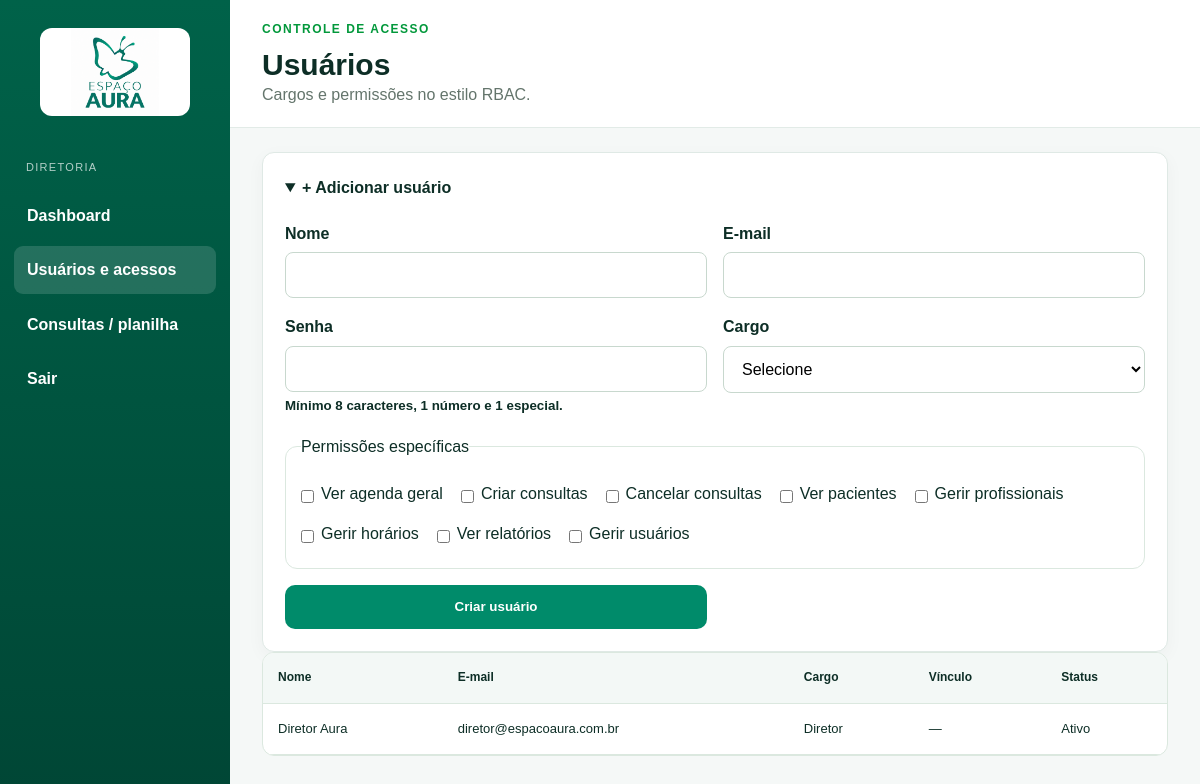
The page /espaco-aura-v5-pacientes-diretoria/diretor/usuarios.php (signed in) on the database its author committed.
### tables this page shows
CREATE TABLE usuarios (id INT AUTO_INCREMENT PRIMARY KEY,nome VARCHAR(100) NOT NULL,email VARCHAR(150) NOT NULL UNIQUE,senha VARCHAR(255) NOT NULL,cargo ENUM('diretor','administrador','recepcionista','profissional') NOT NULL DEFAULT 'administrador',profissional_id INT NULL,ativo TINYINT(1) NOT NULL DEFAULT 1,criado_em TIMESTAMP DEFAULT CURRENT_TIMESTAMP);

### espaco-aura-v5-pacientes-diretoria/diretor/usuarios.php (the view, shortened to what this page needs)
<?php
require_once '../conexao.php';require_once '../includes/rbac.php';require_once '../includes/flash.php';exigirCargo(['diretor']);
$perms=['agenda_ver'=>'Ver agenda geral','agenda_criar'=>'Criar consultas','agenda_cancelar'=>'Cancelar consultas','pacientes_ver'=>'Ver pacientes','profissionais_gerir'=>'Gerir profissionais','horarios_gerir'=>'Gerir horários','relatorios_ver'=>'Ver relatórios','usuarios_gerir'=>'Gerir usuários'];
$usuarios=$pdo->query('SELECT u.id,u.nome,u.email,u.cargo,u.ativo,p.nome profissional FROM usuarios u LEFT JOIN profissionais p ON p.id=u.profissional_id ORDER BY u.nome')->fetchAll();$prof=$pdo->query('SELECT id,nome FROM profissionais WHERE ativo=1 ORDER BY nome')->fetchAll();
?><!doctype html><html lang="pt-BR"><head><meta charset="utf-8"><meta name="viewport" content="width=device-width,initial-scale=1"><title>Usuários | Aura</title><link rel="stylesheet" href="../css/style.css"></head><body><div class="app-shell"><aside class="sidebar"><a class="side-logo" href="index.php"><img src="../img/logo-aura-oficial.png"></a><small>DIRETORIA</small><a href="index.php">Dashboard</a><a class="active" href="usuarios.php">Usuários e acessos</a><a href="relatorios.php">Consultas / planilha</a><a href="../logout.php">Sair</a></aside><main class="dashboard"><div class="dash-head"><div><p class="eyebrow">CONTROLE DE ACESSO</p><h1>Usuários</h1><p class="muted">Cargos e permissões no estilo RBAC.</p></div></div><?php mostrarFlash();?><details class="dash-card" open><summary><b>+ Adicionar usuário</b></summary><form method="post" class="form-grid"><label>Nome<input name="nome" required></label><label>E-mail<input type="email" name="email" required></label><label>Senha<input type="password" name="senha" minlength="8" required><small>Mínimo 8 caracteres, 1 número e 1 especial.</small></label><label>Cargo<select name="cargo" id="cargo" required><option value="">Selecione</option><option value="diretor">Diretor / Administrador total</option><option value="administrador">Administrador</option><option value="recepcionista">Recepcionista</option><option value="profissional">Profissional</option></select></label><label id="vinculoProf">Vincular profissional<select name="profissional_id"><option value="">Selecione</option><?php foreach($prof as $p):?><option value="<?=$p['id']?>"><?=htmlspecialchars($p['nome'])?></option><?php endforeach;?></select></label><fieldset class="permissions"><legend>Permissões específicas</legend><?php foreach($perms as $k=>$v):?><label><input type="checkbox" name="permissoes[]" value="<?=$k?>"> <?=$v?></label><?php endforeach;?></fieldset><button class="btn">Criar usuário</button></form></details><div class="table-wrapper"><table><thead><tr><th>Nome</th><th>E-mail</th><th>Cargo</th><th>Vínculo</th><th>Status</th></tr></thead><tbody><?php foreach($usuarios as $u):?><tr><td><?=htmlspecialchars($u['nome'])?></td><td><?=htmlspecialchars($u['email'])?></td><td><?=ucfirst($u['cargo'])?></td><td><?=htmlspecialchars($u['profissional']??'—')?></td><td><?=$u['ativo']?'Ativo':'Inativo'?></td></tr><?php endforeach;?></tbody></table></div></main></div><script src="../js/app.js"></script></body></html>

### espaco-aura-v5-pacientes-diretoria/css/style.css (style rules this page uses)
* { margin:0;padding:0;box-sizing:border-box }
:root { --primary:#03C04A;--primary-dark:#02983b;--primary-soft:#e9fff1;--cream:#f9f8f3;--text:#16372a;--muted:#64756c;--border:#dbe8df;--white:#fff;--danger:#b42318;--warning:#8a5a00;--success:#067a34 }
html { scroll-behavior:smooth }
body { font-family:Arial,Helvetica,sans-serif;color:var(--text);background:var(--white);line-height:1.6 }
a { color:inherit;text-decoration:none }
.eyebrow { font-size:12px;font-weight:800;letter-spacing:1.5px;color:var(--primary-dark);margin-bottom:10px }
h1 { font-size:clamp(38px,5vw,60px);line-height:1.08;margin-bottom:20px }
.hero-text,.muted,.card p,.about-grid p { color:var(--muted) }
.btn { display:inline-block;border:0;border-radius:10px;background:var(--primary);color:#fff;padding:14px 22px;font-weight:700;cursor:pointer;transition:.2s }
label { display:block;font-weight:700;margin:18px 0 7px }
input,select { width:100%;padding:13px 14px;border:1px solid #c8d8ce;border-radius:8px;font-size:16px;background:#fff;outline:none }
.table-wrapper { background:#fff;border:1px solid var(--border);border-radius:14px;overflow-x:auto }
table { width:100%;border-collapse:collapse }
th,td { padding:15px;border-bottom:1px solid var(--border);text-align:left;white-space:nowrap }
th { background:var(--primary-soft) }
:root { --aura:#008b67;--aura-dark:#00644c;--aura-ink:#123a31;--aura-soft:#eef8f4 }
body { color:var(--aura-ink) }
.btn { background:var(--aura) }
.app-shell { min-height:100vh;display:grid;grid-template-columns:245px 1fr;background:#f4f8f6 }
.sidebar { background:linear-gradient(180deg,#00684f,#004b3a);color:#fff;padding:24px 16px;display:flex;flex-direction:column;gap:7px }
.side-logo { display:block;background:#fff;border-radius:15px;padding:8px;margin-bottom:20px }
.side-logo img { display:block;width:110px;height:85px;object-fit:contain;margin:auto;border-radius:50% }
.sidebar small { font-size:11px;letter-spacing:1.3px;opacity:.7;padding:8px 12px }
.sidebar>a:not(.side-logo) { padding:11px 13px;border-radius:9px }
.sidebar>a.active,.sidebar>a:not(.side-logo):hover { background:rgba(255,255,255,.14) }
.dashboard { padding:34px;min-width:0 }
.dash-head { display:flex;justify-content:space-between;align-items:center;margin-bottom:25px }
.dash-head h1 { font-size:36px;margin:0 }
.stat-card,.dash-card { background:#fff;border:1px solid #dfe9e5;border-radius:16px;padding:22px;box-shadow:0 8px 24px rgba(0,70,50,.05) }
.form-grid { display:grid;grid-template-columns:1fr 1fr;gap:16px;margin-top:20px }
.form-grid label { margin:0 }
.form-grid label input,.form-grid label select { margin-top:6px }
.permissions { grid-column:1/-1;border:1px solid var(--border);border-radius:12px;padding:15px }
.permissions label { display:inline-flex;align-items:center;gap:7px;margin:7px 18px 7px 0;font-weight:500 }
.permissions input { width:auto }
:root { --aura:#008c68;--aura-dark:#005c47;--aura-deep:#004535;--aura-mint:#eaf7f2;--surface:#f7faf8;--ink:#0d2e26 }
body { background:#fff;color:var(--ink) }
.app-shell { grid-template-columns:230px 1fr;background:#f5f8f7 }
.sidebar { background:linear-gradient(180deg,#006249,#004635);padding:20px 14px }
.side-logo { background:transparent;border-radius:0 }
.side-logo img { background:#fff;width:92px;height:92px;border-radius:50% }
.dashboard { padding:28px 32px }
.dash-head { background:#fff;border-bottom:1px solid #e2ebe7;margin:-28px -32px 24px;padding:20px 32px }
.dash-head h1 { font-size:30px }
.stat-card,.dash-card { border-radius:12px;box-shadow:0 5px 18px rgba(0,60,45,.04) }
.table-wrapper { border-radius:12px }
th { background:#f3f8f6;font-size:12px }
td { font-size:13px }
:root { --aura:#008b6a;--aura-dark:#00644f;--aura-deep:#004b3b;--aura-soft:#eaf7f3;--text:#14372f }
.brand img,.side-logo img,.footer-logo,.hero-brand-card img,.photo-logo img { object-fit:contain!important;background:#fff!important;border-radius:12px!important }
.side-logo img { width:150px!important;height:88px!important }
.btn,.btn:visited,.btn-small,.carousel-btn { color:#fff!important;font-weight:700!important;text-shadow:none!important }
.btn { display:inline-flex;align-items:center;justify-content:center;line-height:1.2 }
.sidebar>a:not(.side-logo),.sidebar>a:not(.side-logo):visited { color:#fff!important;font-weight:600 }
.container,.dashboard,.form-card { box-sizing:border-box }
.dash-card,.stat-card,.service-mini { align-content:start }
.table-wrapper table { width:100% }

### rows shown on the page
usuarios: nome "Diretor Aura", email "diretor@espacoaura.com.br", cargo "Diretor", profissional "—", ativo "Ativo"

### other values the page prints
$v "Ver agenda geral"
$v "Criar consultas"
$v "Cancelar consultas"
$v "Ver pacientes"
$v "Gerir profissionais"
$v "Gerir horários"
$v "Ver relatórios"
$v "Gerir usuários"
